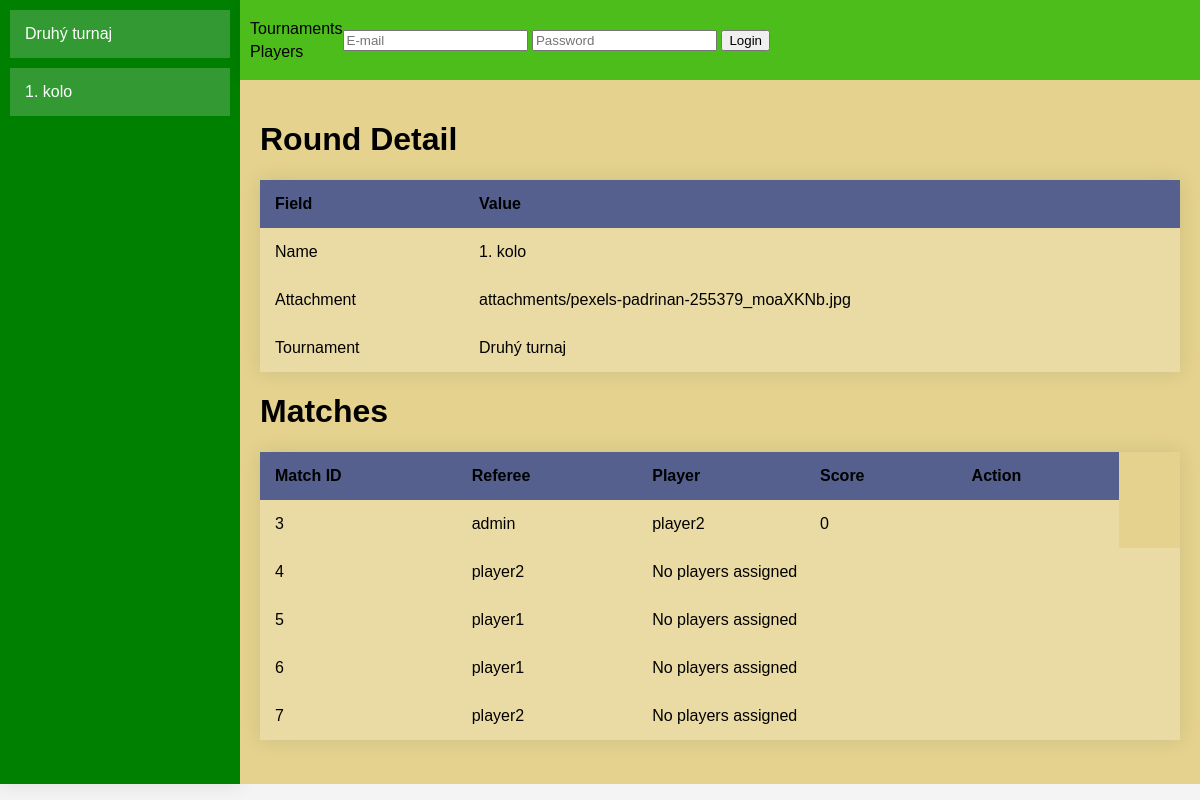
The page /tournament/2/3/ on the database its author committed.
### tournaments/models.py (models this page shows, shortened)
class Tournament(models.Model):
    name = models.CharField(max_length=100)
    start_date = models.DateTimeField()
    end_date = models.DateTimeField()
    attachment = models.FileField(upload_to='attachments/', blank=True, null=True)

class Round(models.Model):
    name = models.CharField(max_length=100)
    attachment = models.FileField(upload_to='attachments/', blank=True, null=True)
    tournament = models.ForeignKey(Tournament, on_delete=models.CASCADE)

class Match(models.Model):
    round = models.ForeignKey(Round, on_delete=models.CASCADE)
    referee = models.ForeignKey(Player, on_delete=models.RESTRICT, related_name='matches_refereed')

class MatchPlayer(models.Model):
    match = models.ForeignKey(Match, on_delete=models.CASCADE, related_name="match_players")
    player = models.ForeignKey(Player, on_delete=models.CASCADE, related_name="player_matches")
    score = models.IntegerField(default=0)

### players/models.py (models this page shows)
class Player(AbstractUser):
    email = models.EmailField(('email address'), unique=True)
    USERNAME_FIELD = 'email'
    REQUIRED_FIELDS = ['username']

### tournaments/views.py (the view)
# urls.py: path('<int:tournament_pk>/<int:round_pk>/', RoundDetailView.as_view(template_name="./detail/round_with_matches.html"), name='round_detail'),
class RoundDetailView(TournamentContextMixin, DetailView):
    model = Round
    context_object_name = 'round'
    def get_object(self, queryset=None):
        return self.get_round()

### tournaments/views.py (called while the page is built)
    def get_tournament(self):
        return Tournament.objects.get(pk=self.kwargs['tournament_pk'])

    def get_round(self):
        return Round.objects.get(pk=self.kwargs['round_pk'])

### billiard_charts/static/templates/detail/round_with_matches.html
{% extends "base.html" %}
{% block main_space %}
    {% if object.error_message %}
        <h2>Error</h2>
        <p>{{ object.error_message }}</p>
    {% else %}
        <h1>Round Detail</h1>
        <table>
            <thead>
                <tr>
                    <th class="l">Field</th>
                    <th class="r">Value</th>
                </tr>
            </thead>
            <tbody>
                {% include "./round_detail.html" %}
            </tbody>
        </table>
        <h1>Matches</h1>
        <table>
            <thead>
                <tr>
                    <th>Match ID</th>
                    <th>Referee</th>
                    <th>Player</th>
                    <th>Score</th>
                    <th>Action</th>
                </tr>
            </thead>
            <tbody>
                {% include "./matches_detail.html" %}
            </tbody>
        </table>
    {% endif %}
{% endblock main_space %}

### billiard_charts/static/templates/sidebar.html
<nav>
    {% if tournament %}
    <ul>
        <li><a href="{% url 'tournament_detail' tournament.id %}">{{ tournament.name }}</a></li>
        {% for round in rounds %}
            <li><a href="{% url 'round_detail' tournament.id round.id %}">{{ round.name }}</a></li>
        {% endfor %}
    </ul>
    {% endif %}
</nav>

### billiard_charts/static/templates/detail/round_detail.html
<tr>
    <td class="l">Name</td>
    <td class="r">{{ round.name }}</td>
</tr>
<tr>
    <td class="l">Attachment</td>
    <td class="r">
        {% if round.attachment %}
            <a href="{{ round.attachment.url }}">{{ round.attachment.name }}</a>
        {% else %}
            No attachment available
        {% endif %}
    </td>
</tr>
<tr>
    <td class="l">Tournament</td>
    <td class="r"><a href="{% url 'tournament_detail' round.tournament.pk %}">{{ round.tournament.name }}</a></td>
</tr>

### billiard_charts/static/templates/detail/matches_detail.html
{% for match in matches %}
    {% if match.players %}
        {% for player in match.players %}
            <tr class="edit-link">
                {% if forloop.first %}
                    <td rowspan="{{ match.players.count }}">{{ match.id }}</td>
                    <td rowspan="{{ match.players.count }}">{{ match.referee.username }}</td>
                {% endif %}
                <td>{{ player.player.username }}</td>
                <td>{{ player.score }}</td>
                {% if forloop.first %}
                    {% if user.is_authenticated and user.username == match.referee.username %}
                        <td class="edit-link" rowspan="{{ match.players.count }}"><a href="#">Edit</a></td>
                    {% else %}
                        <td rowspan="{{ match.players.count }}"></td>
                    {% endif %}
                {% endif %}
            </tr>
        {% endfor %}
    {% else %}
        <tr>
            <td>{{ match.id }}</td>
            <td>{{ match.referee.username }}</td>
            <td colspan="3">No players assigned</td>
            {% if user.is_authenticated and user.username == match.referee.username %}
                <td class="edit-link"><a href="#">Edit</a></td>
            {% else %}
                <td></td>
            {% endif %}
        </tr>
    {% endif %}
{% endfor %}

### billiard_charts/static/style.css (style rules this page uses)
body { height: 98vh; display: grid; grid-template-columns: 20vw 1fr; grid-template-rows: 10vh 1fr; font-family: Arial, sans-serif; margin: 0; background-color: #f4f4f4; }
a { color: black; text-decoration: none; }
ul { list-style-type: none; padding: 0; }
li { margin-bottom: 5px; }
table { width: 100%; border-collapse: collapse; overflow: hidden; box-shadow: 0 0 20px rgba(0, 0, 0, 0.1); margin-bottom: 20px; }
th, td { padding: 15px; background-color: rgba(255, 255, 255, 0.2); }
th { text-align: left; }
thead th { background-color: #55608f; }
tbody td { position: relative; }
nav ul { list-style-type: none; padding: 0; margin: 0; }
nav ul li { padding: 15px; background-color: rgba(255, 255, 255, 0.2); margin-bottom: 10px; position: relative; }
nav ul li a { color: #fff; text-decoration: none; display: block; width: 100%; height: 100%; }

### rows shown on the page
Tournament: name "Druhý turnaj"
Round: name "1. kolo", attachment.name "attachments/pexels-padrinan-255379_moaXKNb.jpg", tournament.name "Druhý turnaj"
Match: id "3", referee.username "admin"
MatchPlayer: player.username "player2", score "0"
Match: id "4", referee.username "player2"
Match: id "5", referee.username "player1"
Match: id "6", referee.username "player1"
Match: id "7", referee.username "player2"
